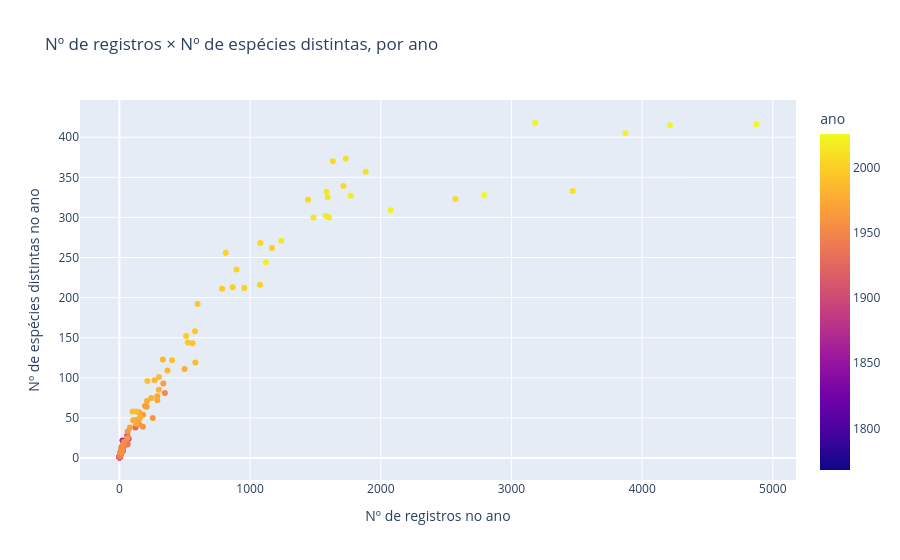

The notebook cell saved with this chart:
### Markdown cell above
Grafico de dispersão

### Code cell
por_ano = (
    Brom_data.groupby("ano")
    .agg(n_registros=("ano", "size"), n_especies=("nome_aceito", "nunique"))
    .reset_index()
    .sort_values("ano")
)

fig_disp = px.scatter(
    por_ano, x="n_registros", y="n_especies",
    hover_data=["ano"],
    color="ano",
    title="Nº de registros × Nº de espécies distintas, por ano",
    labels={"n_registros": "Nº de registros no ano", "n_especies": "Nº de espécies distintas no ano"},
)
fig_disp.show()

### Figure 1 — Plotly figure (JSON) as saved in the notebook; plotly's stock layout.template omitted (floating-point values rounded to 4 significant figures; data arrays with more than 128 entries replaced by an {"elided": "..."} marker saying what was removed)
{"data": [{"customdata": {"elided": "160x1 int values"}, "hovertemplate": "Nº de registros no ano=%{x}<br>Nº de espécies distintas no ano=%{y}<br>ano=%{marker.color}<extra></extra>", "legendgroup": "", "marker": {"color": {"elided": "160 int values"}, "coloraxis": "coloraxis", "symbol": "circle"}, "mode": "markers", "name": "", "orientation": "v", "showlegend": false, "type": "scatter", "x": {"elided": "160 int values"}, "xaxis": "x", "y": {"elided": "160 int values"}, "yaxis": "y"}], "layout": {"coloraxis": {"colorbar": {"title": {"text": "ano"}}, "colorscale": [[0, "#0d0887"], [0.1111, "#46039f"], [0.2222, "#7201a8"], [0.3333, "#9c179e"], [0.4444, "#bd3786"], [0.5556, "#d8576b"], [0.6667, "#ed7953"], [0.7778, "#fb9f3a"], [0.8889, "#fdca26"], [1, "#f0f921"]]}, "legend": {"tracegroupgap": 0}, "title": {"text": "Nº de registros × Nº de espécies distintas, por ano"}, "xaxis": {"anchor": "y", "domain": [0, 1], "title": {"text": "Nº de registros no ano"}}, "yaxis": {"anchor": "x", "domain": [0, 1], "title": {"text": "Nº de espécies distintas no ano"}}}}
